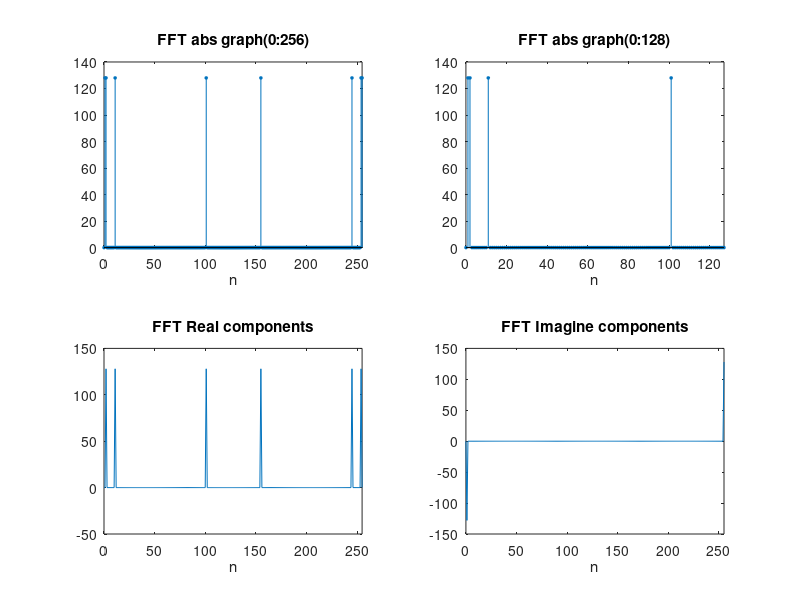

MATLAB code for this plot:
%part 7
N = 256;
n = 0:(N-1);

y1 = sin((2*pi*n)/N);
y2 = cos((4*pi*n)/N);
y3 = cos((22*pi*n)/N);
y4 = cos((202*pi*n)/N);

y = y1 + y2 + y3 + y4;
Fy = fft(y);

subplot(2,2,1) % stack 2 vertical, 1st
stem(n,abs(Fy),'filled','MarkerSize',2) % plot N-point FFT
xlim([0 N-1]) % set plot width
xlabel('n')
title('FFT abs graph(0:256)')

subplot(2,2,2);
stem(0:(N/2-1),abs(Fy(1:N/2)),'filled','MarkerSize',2) % plot N-point FFT
xlim([0 N/2-1])
xlabel('n')
title('FFT abs graph(0:128)')

subplot(2,2,3); % stack 2 vertical, 1st
plot(n,real(Fy(1:N))) % plot N-point FFT
xlim([0 N-1]) % set plot width
xlabel('n')
title('FFT Real components')

subplot(2,2,4);
plot(n,imag(Fy(1:N))) % plot N-point FFT
xlim([0 N-1])
xlabel('n')
title('FFT Imagine components')





